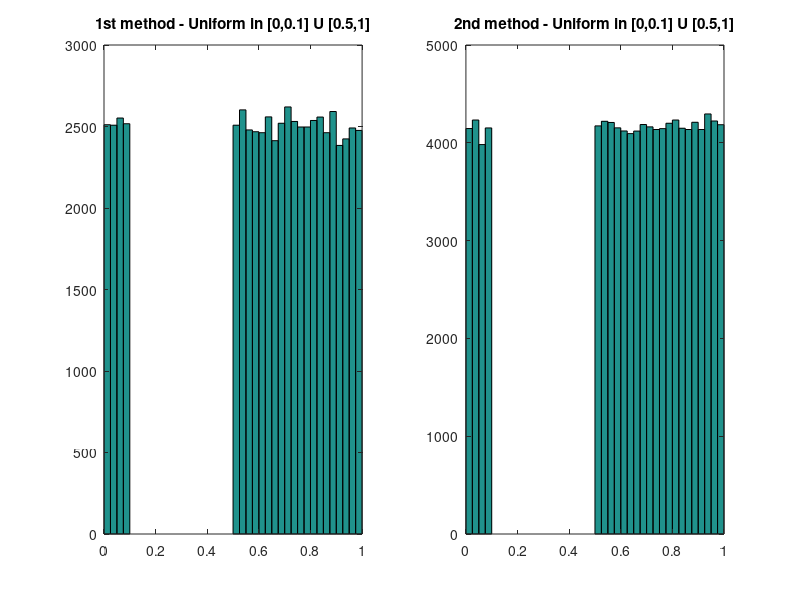

Write MATLAB code to recreate this figure.
N =100000;          % number of random points
bins = 40;          % number of bins for the histogram (try bins=20)
rngs = rand(1,N);   % vector of N random numbers uniform in [0,1]
rg = [rngs(rngs<0.1) rngs(rngs>0.5)]; % select from rngs all elements smaller than 0.1 and larger than 0.5
                                      % [a b] concatenates the vectors a and b
subplot(1, 2, 1);
hist(rg, bins);     % plot the histogram of rg
title('1st method - Uniform in [0,0.1] U [0.5,1]')

rg = rngs*0.6+0.5;
rg = rg - floor(rg);
subplot(1, 2, 2);
hist(rg, bins);     % plot the histogram of rg
title('2nd method - Uniform in [0,0.1] U [0.5,1]')
